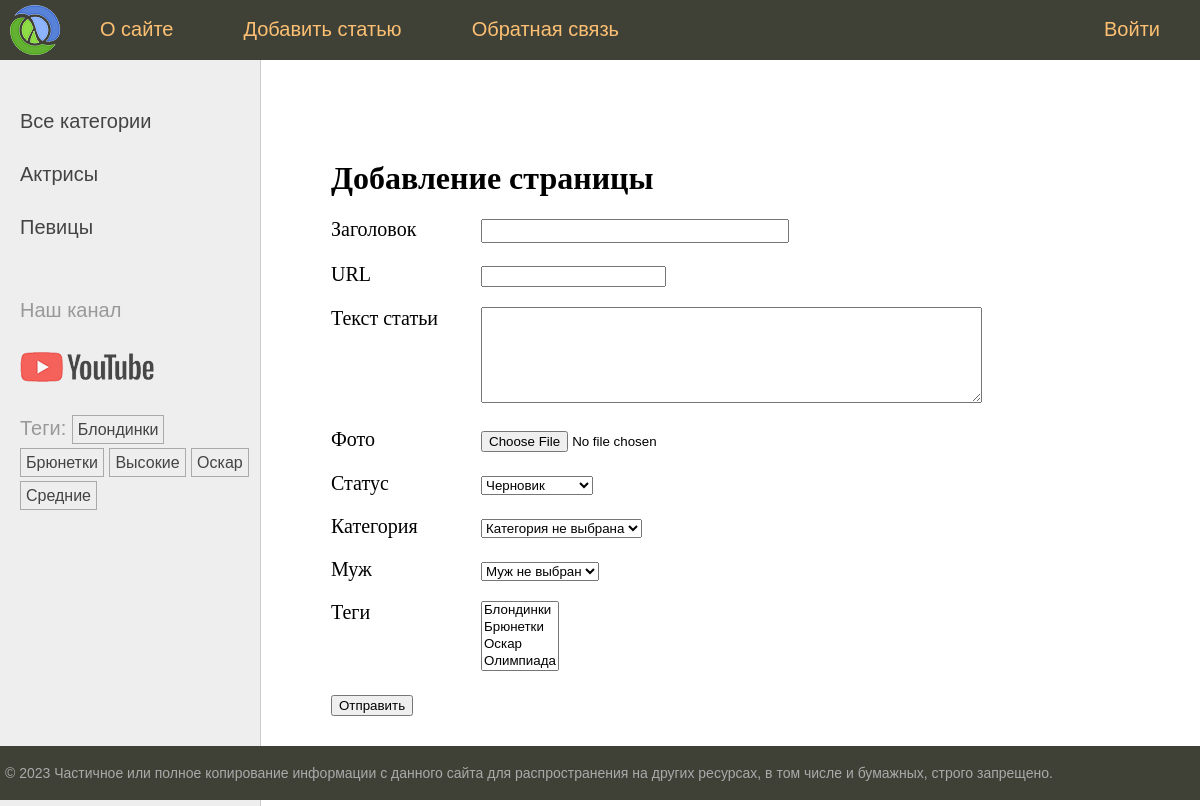
The page /addpage/ on the database its author committed.
### women/models.py (models this page shows)
class Category(models.Model):
    name = models.CharField(max_length=100, db_index=True, verbose_name="Категория")
    slug = models.SlugField(max_length=255, db_index=True, unique=True, verbose_name="Slug")
    class Meta:
        verbose_name = "Категория"
        verbose_name_plural = "Категории"
    def __str__(self):
        return self.name
    def get_absolute_url(self):
        return reverse('category', kwargs={'cat_slug': self.slug})

class TagPost(models.Model):
    tag = models.CharField(max_length=100, db_index=True)
    slug = models.SlugField(max_length=255, unique=True, db_index=True)
    def __str__(self):
        return self.tag
    def get_absolute_url(self):
        return reverse('tag', kwargs={'tag_slug': self.slug})

### women/views.py (the view)
# urls.py: path("addpage/", views.add_page, name='add_page'),
def add_page(request: HttpRequest) -> HttpResponse:
    if request.method == 'POST':
        form = AddPostForm(request.POST, request.FILES)
        if form.is_valid():
            form.save()
            return redirect('home')
    else:
        form = AddPostForm()
    data = {
        "menu": menu,
        "title": "Добавление страницы",
        "form": form
    }
    return render(request, "women/add_page.html", context=data)

### women/forms.py (shortened to what this page needs)
class AddPostForm(forms.ModelForm):
    cat = forms.ModelChoiceField(queryset=Category.objects.all(), label="Категория", empty_label="Категория не выбрана")
    husband = forms.ModelChoiceField(queryset=Husband.objects.all(), required=False, label="Муж", empty_label="Муж не выбран")
    class Meta:
        model = Women
        fields = ['title', 'slug', 'content', 'photo', 'is_published', 'cat', 'husband', 'tags']
        labels = {'slug': 'URL'}
        widgets = {'title': forms.TextInput(attrs={'class': 'form-input'}),
                   'content': forms.Textarea(attrs={'rows': 6, 'cols': 60}),
                   }

### women/models.py (called while the page is built)
    def __str__(self):
        return self.name

### women/templatetags/women_tags.py (called while the page is built)
@register.inclusion_tag('women/list_categories.html')
def show_category(cat_selected=0):
    cats = Category.objects.annotate(total=Count("posts")).filter(total__gt=0)
    return {'cats': cats, 'cat_selected': cat_selected}

@register.inclusion_tag('women/list_tags.html')
def show_tags():
    return {'tags': TagPost.objects.annotate(total=Count("womens")).filter(total__gt=0)}

### women/templates/women/add_page.html (shortened to what this page needs)
{% extends 'base.html'%}
{% block content %}
<h1>{{ title }}</h1>
<form action="" method="post" enctype="multipart/form-data">
  {% for f in form %}
  <p><label class="form-label" for="{{f.id_for_label}}">{{ f.label }}</label>{{ f }}</p>
  {% endfor %}
  <button type="submit">Отправить</button>
</form>
{% endblock %}

### women/templates/women/list_categories.html
{% for cat in cats %}
{% if cat.id == cat_selected %}
<li class="selected">{{cat.name}}</li>
{% else %}
<li><a href="{{ cat.get_absolute_url }}">{{cat.name}}</a></li>
{% endif %}
{% endfor %}

### women/templates/women/list_tags.html
{% if tags %}
<ul class="tags-list">
    <li>Теги:</li>
    {% for t in tags %}
    <li><a href="{{ t.get_absolute_url }}">{{t.tag}}</a></li>
    {% endfor %}
</ul>
{% endif %}

### women/static/women/css/styles.css (style rules this page uses)
html, body { font-family: 'Arial'; margin: 0; padding: 0; height: 100%; width: 100%; color: #444; }
a { color: #0059b2; text-decoration: none; }
.left-chapters ul { width: 230px; margin: 0; padding: 20px 10px 10px 20px; list-style: none; font-size: 20px; }
.left-chapters ul li { margin: 30px 0 0 0; color: #999; }
.left-chapters ul li a { color: #444; text-decoration: none; }
ul.tags-list { width: 100%; margin: 0; padding: 0; list-style: none; }
ul.tags-list li { margin: 0; padding: 0 0 10px; display: inline-block; }
ul.tags-list li a { padding: 5px; font-size: 16px; border: 1px solid #aaa; }
.content-text h1 { font-size: 32px; }
.form-input { width: 300px; font-size: 16px; }
.form-label { display: inline-block; min-width: 150px; vertical-align: top; }

### rows shown on the page
Category: name "Актрисы"
Category: name "Певицы"
TagPost: tag "Блондинки"
TagPost: tag "Брюнетки"
TagPost: tag "Высокие"
TagPost: tag "Оскар"
TagPost: tag "Средние"

### other values the page prints
{{ m.title }} "О сайте" "Добавить статью" "Обратная связь" "Войти"
{{ title }} "Добавление страницы"
{{ f.label }} "Заголовок" "URL" "Текст статьи" "Фото" "Статус" "Категория" "Муж" "Теги"
